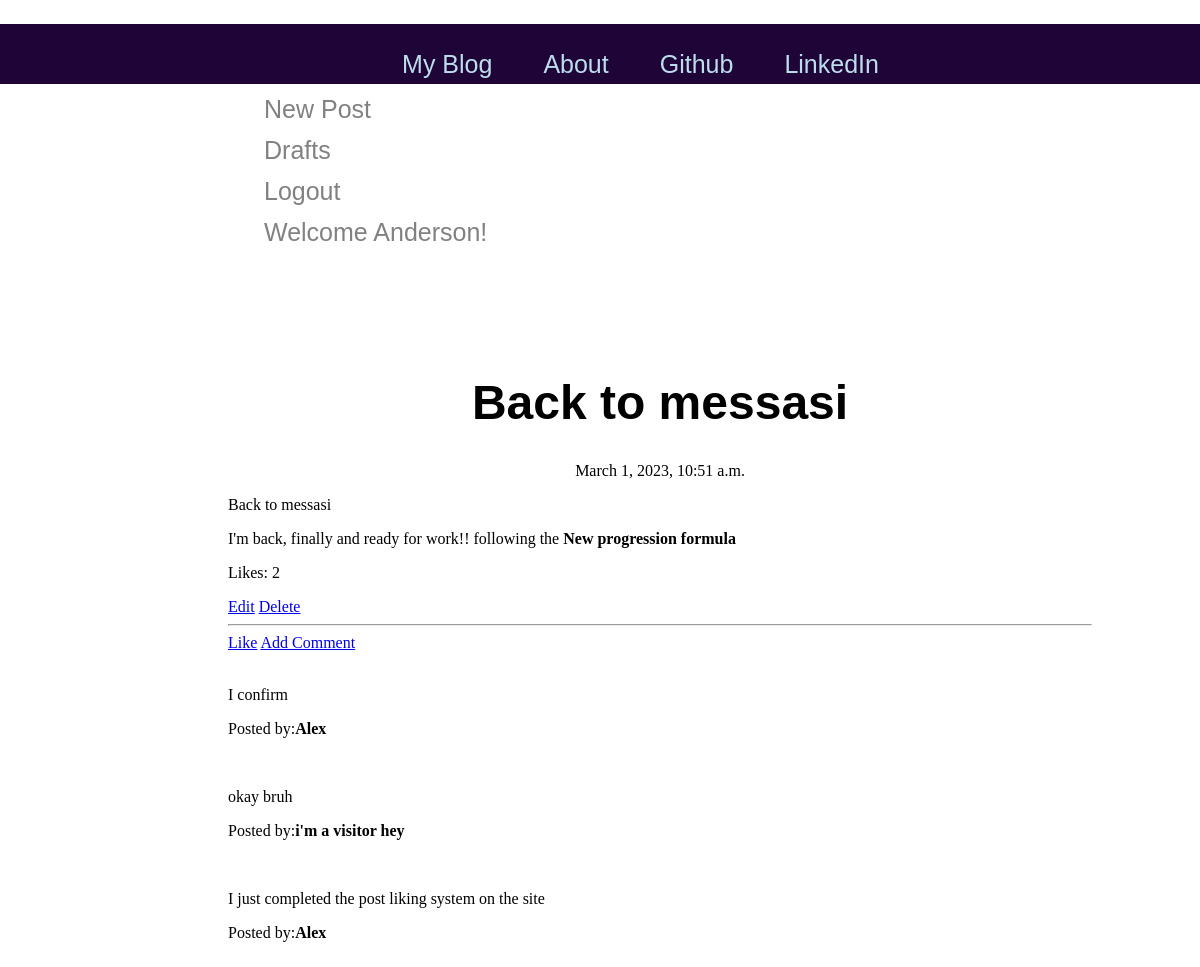
The app's page /post/5/ (signed in) with its own data.
### blog/models.py (models this page shows, shortened)
class Post(models.Model):
    author = models.ForeignKey('auth.User',on_delete=models.CASCADE)
    title = models.CharField(max_length=200)
    text = models.TextField()
    created_date = models.DateTimeField(default=timezone.now) #setting the creation time of the post to the current time
    published_date = models.DateTimeField(blank=True , null=True) #can be blank and even null at creation and even later

class Comment(models.Model):
    post = models.ForeignKey('blog.Post',related_name='comments',on_delete=models.CASCADE) #the related name field is how post will access comment. in this case it'll by saying post.comments since we set the related name to 'comments'
    author = models.CharField(max_length=200)
    text = models.TextField()
    create_date = models.DateTimeField(default=timezone.now)
    approved_comment = models.BooleanField(default=False)

### blog/views.py (the view)
# urls.py: path('post/<int:pk>/',blogViews.PostDetailView.as_view(),name='post_detail'),
class PostDetailView(DetailView):
    model = Post

### blog/Templates/blog/post_detail.html (shortened to what this page needs)
{% extends 'blog/base.html' %}
{% block content %}
    <h1 class="posttitle loader">{{post.title}}</h1>
    {% if post.published_date %}
        <div class="date postdate">
            {{post.published_date}}
        </div>
    {% else %}
        <a class='default-btn' href="{% url 'post_publish' pk=post.pk %}">Publish</a>
    {% endif %}
    <p class='postcontent'>{{ post.title|safe|linebreaksbr}}</p>
    <p>{{post.text|safe|linebreaksbr}}</p>
    <p>Likes: {{post.likes.count}}</p>
    {% if user.is_authenticated %}
        <a class='primary-btn' href="{% url 'post_edit' pk=post.pk %}">Edit</a>
        <a class='primary-btn' href="{% url 'post_remove' pk=post.pk %}">Delete</a>
    {% endif %}
    <hr>
    <a class='like-button' href="{% url 'add_like_to_post' pk=post.pk%}">Like</a>
    <a class='primary-btn' href="{% url 'add_comment_to_post' pk=post.pk %} ">Add Comment</a>
    <div class="container">
        {% for comment in post.comments.all %}
            <br>
            {% if user.is_authenticated or comment.approved_comment %}
                <p>{{comment.text|safe|linebreaksbr}}</p>
                <p>Posted by:<strong>{{comment.author}}</strong></p>
            {% endif %}
        {% empty %}
            <p>No comments!</p>
        {% endfor %}
    </div>
{% endblock %}

### blog/Templates/blog/base.html (shortened to what this page needs)
{% load static%}
<!DOCTYPE html>
<html>
<head>
</head>
<body>
    <nav class="techfont custom-navbar">
        <div class="container">
            <ul class="navbar">
                <li><a class="navbar-bigbrand" href="{% url 'post_list' %}">My Blog</a></li>
                <li><a href="{% url 'about' %}">About</a></li>
                <li><a href="/">Github</a></li>
                <li><a href="/">LinkedIn</a></li>
            </ul>
            <ul class='navbar-right'>
                {% if user.is_authenticated %}
                    <li>
                        <a href="{% url 'post_new' %}">New Post</a>
                    </li>
                    <li>
                        <a href="{% url 'post_draft_list' %}">Drafts</a>
                    </li>
                    <li>
                        <a href="{% url 'logout' %}">Logout</a>
                    </li>
                    <li>
                        <a>Welcome {{user.username}}!</a>
                    </li>
                {% else %}
                    <li>
                        <a class="navbar-bar" href="{% url 'login' %}">Login</a>
                    </li>
                {% endif %}
        </div>
    </nav>
    <div class="blog_posts">
        {% block content %}
        {% endblock %}
    </div>
</body>
</html>

### blog/Templates/blog/base.html (style rules this page uses)
.navbar { height:40px; width:100%; position: fixed; z-index:1; top:0; left:0; background-color:#1F0438; overflow-x: :hidden; padding-top:20px; display: flex; justify-content: center; align-items: center; list-style: none; }
.navbar a { padding: 6px 15px 6px 16px; text-decoration: none; font-size: 25px; color: #BDDDEC; display:block; margin: 0 10px; }
.navbar-right { margin-left:120px; padding: 65px 100px; list-style: none; }
.navbar-right a { padding: 6px 0px 6px 16px; text-decoration: none; font-size: 25px; color: #818181; display:block; margin: 0 10px; }
.navbar-right li { margin: 0 10px; }
.techfont { font-family: 'Franklin Gothic Medium', 'Arial Narrow', Arial, sans-serif; font-size: 1.5em; margin-bottom: 10px; }
.blog_posts { margin-left:120px; padding: 1px 100px; }
.navbar-bigbrand { font-size: 1.5em; }
.postdate { text-align: center; }
.posttitle { font-family: 'Franklin Gothic Medium', 'Arial Narrow', Arial, sans-serif; font-size: 3em; text-align: center; }
.loader { filter: hue-rotate(0deg); color: linear-gradient(45deg, rgba(38, 32, 122, 0.452), #0f8); animation: hue 1000ms infinite linear; }

### records on screen
Post: title "Back to messasi", published_date "March 1, 2023, 10:51 a.m.", text "I'm back, finally and ready for work!! following the New progression formula", likes.count "2"
Comment: text "I confirm", author "Alex"
Comment: text "okay bruh", author "i'm a visitor hey"
Comment: text "I just completed the post liking system on the site", author "Alex"

### other values on screen
{{ user.username }} "Anderson"
